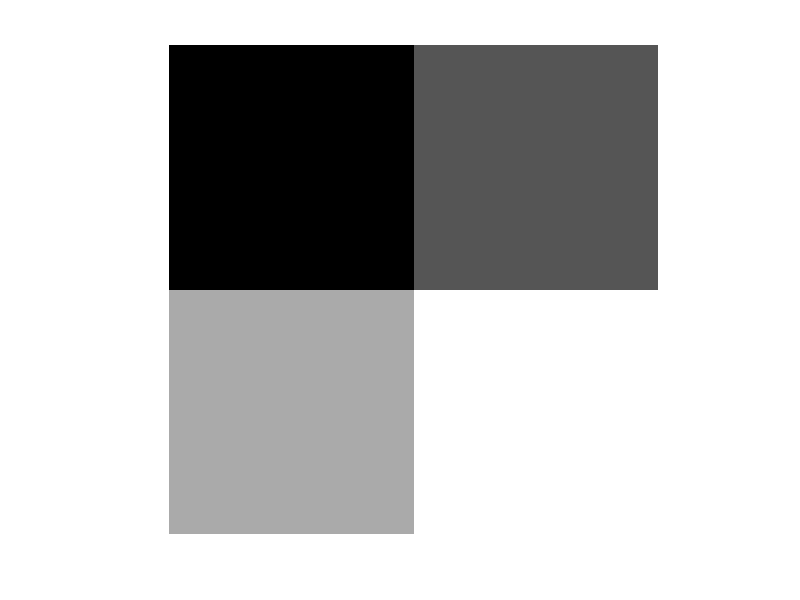

Here is the MATLAB script that generated this plot:
clear all
close all
% I1 = imread('cameraman.tif');
% I1 = round(rand(2,2));
I1 = [2,3;4,5];
M1 = size(I1,1); % Number of rows in I
N1 = size(I1,2); % Number of columns in I
% Pick size of output image
c = 2;
M2 = c*M1;
N2 = c*N1;
I2 = zeros(M2,N2); % Allocate output image
cx = N2/N1; % Scale in x
cy = M2/M1; % Scale in y
for x=1:N2     % rows in output
 for y=1:M2    % columns in output 
 % Calculate position of output grid oordinates in input grid
 v = x/cx;     
 w = y/cy;

 % We'll just pick the nearest neighbor to (v,w)
 v = round(v);
 w = round(w);

 I2(x,y) = I1(v,w);
 end
end
imshow(I2,[])

